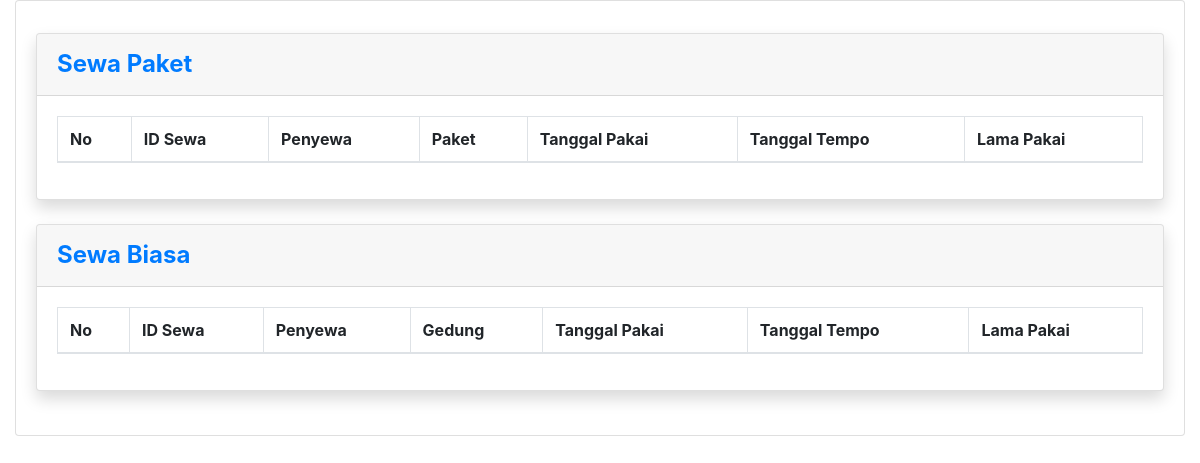
/admin_datapenyewa.php, run on an earlier commit of the app's database.
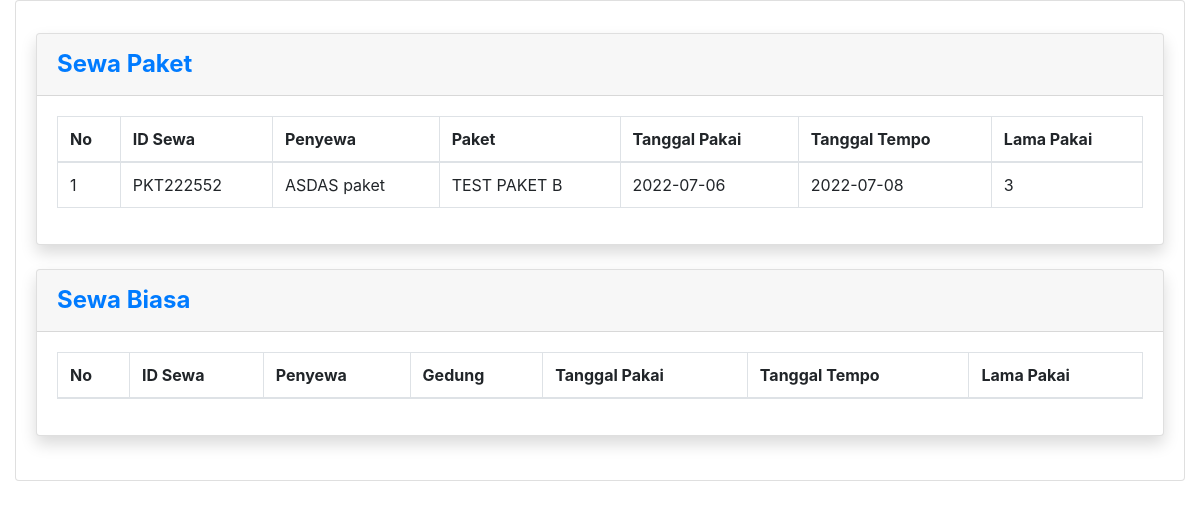
And on a later commit of the database.
### tables this page shows
CREATE TABLE `sewa` (
  `id_sewa` varchar(200) NOT NULL,
  `nama_penyewa` varchar(200) DEFAULT NULL,
  `username` varchar(255) NOT NULL,
  `alamat_penyewa` varchar(300) DEFAULT NULL,
  `telp_penyewa` varchar(20) DEFAULT NULL,
  `id_paket` varchar(50) DEFAULT NULL,
  `tanggalpakai` date DEFAULT NULL,
  `tanggaltempo` date DEFAULT NULL,
  `lamasewa` int DEFAULT NULL,
  `id_gedung` varchar(20) DEFAULT NULL,
  `id_fasilitas` text NOT NULL,
  `sudahbayar` varchar(255) NOT NULL
);

CREATE TABLE `paket` (
  `id_paket` varchar(50) NOT NULL,
  `id_gedung` varchar(20) NOT NULL,
  `fasilitas` varchar(200) DEFAULT NULL,
  `paket` varchar(200) DEFAULT NULL,
  `harga` varchar(200) DEFAULT NULL,
  `keterangan` text
);

### admin_datapenyewa.php (the view, shortened to what this page needs)
<div class="container-fluid">
<div class="card">
    <div class="card-body">
      <div class="card shadow mb-4">
        <div class="card-header py-3">
            <h4 class="m-0 font-weight-bold text-primary">Sewa Paket</h4>
        </div>
        <div class="card-body">
        <div class="table-responsive">
       <table class="table table-bordered" id="dataTable" width="100%" cellspacing="0">
            <thead>
                <tr>
                <th>No</th>
                <th>ID Sewa</th>
                <th>Penyewa</th>
                <th>Paket</th>
                <th>Tanggal Pakai</th>
                <th>Tanggal Tempo</th>
                <th>Lama Pakai</th>
                </tr>
            </thead>
            <tbody>
            <?php
            $no = 1;
            $tampil = mysqli_query($koneksi, "SELECT * FROM sewa INNER JOIN paket on sewa.id_paket = paket.id_paket ORDER BY id_sewa DESC");
            while($hasil = $tampil->fetch_assoc()){
            ?>
                <tr>
                    <td><?= $no++; ?></td>
                    <td><?= $hasil['id_sewa']; ?></td>
                    <td><?= $hasil['nama_penyewa']; ?></td>
                    <td><?= $hasil['paket']; ?></td>
                    <td><?= $hasil['tanggalpakai']; ?></td>
                    <td><?= $hasil['tanggaltempo']; ?></td>
                    <td><?= $hasil['lamasewa']; ?></td>
                </tr>
            <?php } ?>
            </tbody>
        </table>
        </div>
		</div>
        </div>
		<div class="card shadow mb-4">
        <div class="card-header py-3">
            <h4 class="m-0 font-weight-bold text-primary">Sewa Biasa</h4>
        </div>
        <div class="card-body">
        <div class="table-responsive">
       <table class="table table-bordered" id="dataTable" width="100%" cellspacing="0">
            <thead>
                <tr>
                <th>No</th>
                <th>ID Sewa</th>
                <th>Penyewa</th>
                <th>Gedung</th>
                <th>Tanggal Pakai</th>
                <th>Tanggal Tempo</th>
                <th>Lama Pakai</th>
                </tr>
            </thead>
        </table>
        </div>
		</div>
        </div>
        </div>
        </div>
        </div>
<link rel="stylesheet" href="https://stackpath.bootstrapcdn.com/bootstrap/4.5.0/css/bootstrap.min.css">

What changed in the data, as far as the page shows it:
added sewa: id_sewa "PKT222552", nama_penyewa "ASDAS paket", id_paket.paket "TEST PAKET B", tanggalpakai "2022-07-06", tanggaltempo "2022-07-08", lamasewa "3"
